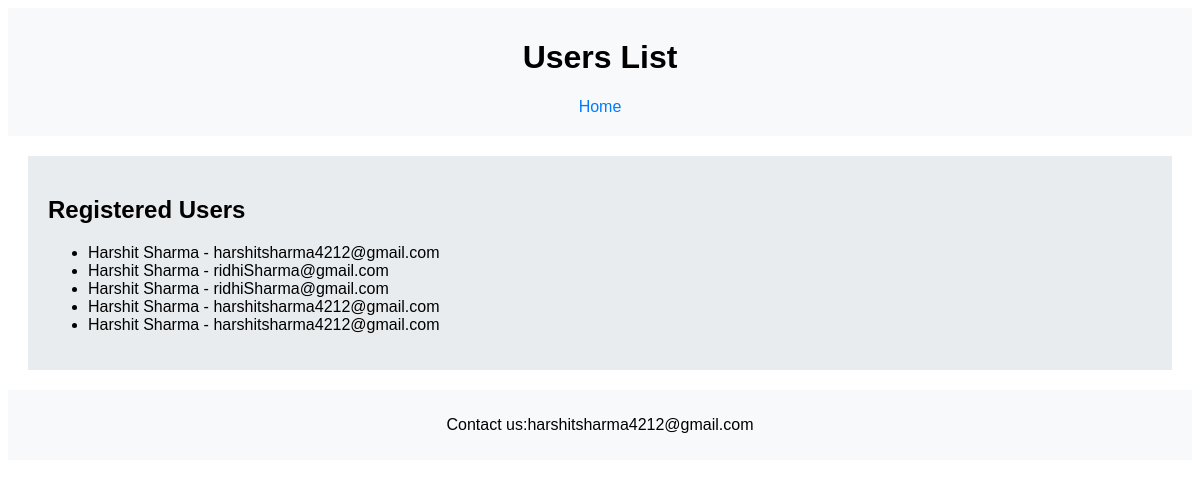
Screenshot of /users with the database file from the repository.
### webapp/models.py (models this page shows, shortened)
class User(models.Model):
    name = models.CharField(max_length=80)
    email = models.EmailField(max_length=120)

### webapp/views.py (the view)
# urls.py: path('users', views.users, name='users'),
def users(request):
    users = User.objects.all()
    return render(request, 'webapp/users.html', {'users': users})

### webapp/templates/webapp/users.html (shortened to what this page needs)
<!DOCTYPE html>
<html lang="en">
  <head>
  </head>
  <body>
    <header>
      <h1>Users List</h1>
      <nav>
        <a href="/">Home</a>
      </nav>
    </header>
    <div class="content">
      <h2>Registered Users</h2>
      <ul>
        {% for user in users %}
        <li>{{ user.name }} - {{ user.email }}</li>
        {% endfor %}
      </ul>
    </div>
    <footer>
      <p>Contact us:harshitsharma4212@gmail.com</p>
    </footer>
  </body>
</html>

### webapp/templates/webapp/users.html (style rules this page uses)
body { font-family: Arial, sans-serif; }
header, footer { background-color: #f8f9fa; padding: 10px; text-align: center; }
nav { margin: 10px 0; }
nav a { margin: 0 15px; text-decoration: none; color: #007bff; }
.content { margin: 20px; padding: 20px; background-color: #e9ecef; }

### rows the page displays
User: name "Harshit Sharma", email "harshitsharma4212@gmail.com"
User: name "Harshit Sharma", email "ridhiSharma@gmail.com"
User: name "Harshit Sharma", email "ridhiSharma@gmail.com"
User: name "Harshit Sharma", email "harshitsharma4212@gmail.com"
User: name "Harshit Sharma", email "harshitsharma4212@gmail.com"
